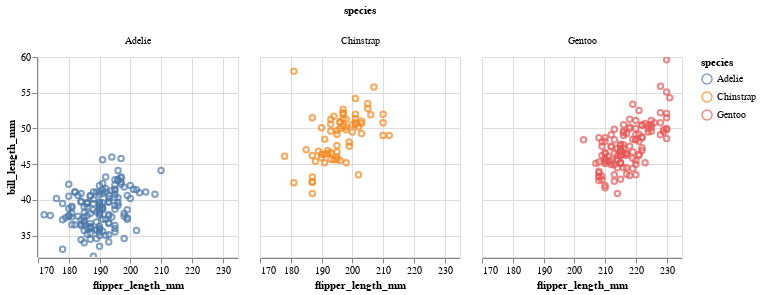

Notebook source saved alongside this figure:
### Markdown cell above
### Faceting

Easily create multiple views of a dataset with *faceting*

### Code cell
(
    alt.Chart(penguins)
    .mark_point()
    .encode(
        x=alt.X("flipper_length_mm:Q", scale=alt.Scale(zero=False)),
        y=alt.Y("bill_length_mm:Q", scale=alt.Scale(zero=False)),
        color="species:N",
    )
    .properties(width=200, height=200)
    .facet(column="species")
    .interactive()
)

### Figure 1 — Vega-Lite specification as saved in the notebook (floating-point values rounded to 4 significant figures; data arrays with more than 128 entries replaced by an {"elided": "..."} marker saying what was removed)
{"config": {"view": {"continuousWidth": 300, "continuousHeight": 300}}, "data": {"name": "data-d845c810a85f4a52a4f81efae2265160"}, "facet": {"column": {"field": "species", "type": "nominal"}}, "spec": {"mark": {"type": "point"}, "encoding": {"color": {"field": "species", "type": "nominal"}, "x": {"field": "flipper_length_mm", "scale": {"zero": false}, "type": "quantitative"}, "y": {"field": "bill_length_mm", "scale": {"zero": false}, "type": "quantitative"}}, "height": 200, "name": "view_1", "width": 200}, "params": [{"name": "param_5", "select": {"type": "interval", "encodings": ["x", "y"]}, "bind": "scales", "views": ["view_1"]}], "$schema": "https://vega.github.io/schema/vega-lite/v5.17.0.json", "datasets": {"data-d845c810a85f4a52a4f81efae2265160": {"elided": "344 records"}}}
